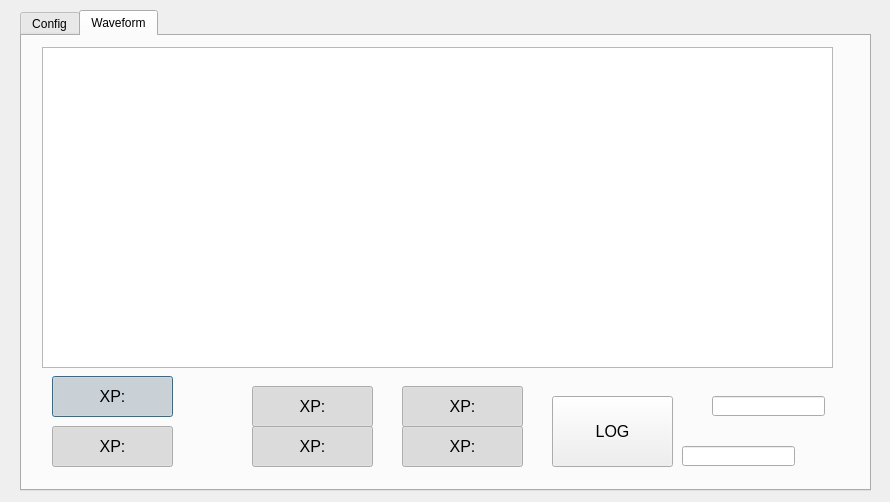
<?xml version="1.0" encoding="UTF-8"?>
<ui version="4.0">
 <class>ModuleControl</class>
 <widget class="QDialog" name="ModuleControl">
  <property name="geometry">
   <rect>
    <x>0</x>
    <y>0</y>
    <width>890</width>
    <height>502</height>
   </rect>
  </property>
  <property name="windowTitle">
   <string>Dialog</string>
  </property>
  <widget class="QTabWidget" name="tabWidget">
   <property name="geometry">
    <rect>
     <x>20</x>
     <y>10</y>
     <width>851</width>
     <height>481</height>
    </rect>
   </property>
   <property name="currentIndex">
    <number>1</number>
   </property>
   <widget class="QWidget" name="tab">
    <attribute name="title">
     <string>Config</string>
    </attribute>
    <widget class="QLabel" name="label">
     <property name="geometry">
      <rect>
       <x>20</x>
       <y>20</y>
       <width>81</width>
       <height>16</height>
      </rect>
     </property>
     <property name="text">
      <string>Model Name</string>
     </property>
    </widget>
    <widget class="QListView" name="listView">
     <property name="geometry">
      <rect>
       <x>10</x>
       <y>70</y>
       <width>141</width>
       <height>181</height>
      </rect>
     </property>
    </widget>
    <widget class="QLabel" name="label_2">
     <property name="geometry">
      <rect>
       <x>20</x>
       <y>46</y>
       <width>81</width>
       <height>20</height>
      </rect>
     </property>
     <property name="text">
      <string>Common Config</string>
     </property>
    </widget>
    <widget class="QLabel" name="label_3">
     <property name="geometry">
      <rect>
       <x>20</x>
       <y>250</y>
       <width>81</width>
       <height>16</height>
      </rect>
     </property>
     <property name="text">
      <string>Device Config</string>
     </property>
    </widget>
    <widget class="QListView" name="listView_2">
     <property name="geometry">
      <rect>
       <x>10</x>
       <y>270</y>
       <width>141</width>
       <height>181</height>
      </rect>
     </property>
    </widget>
    <widget class="QLineEdit" name="lineEdit">
     <property name="geometry">
      <rect>
       <x>160</x>
       <y>70</y>
       <width>321</width>
       <height>181</height>
      </rect>
     </property>
    </widget>
    <widget class="QLineEdit" name="lineEdit_2">
     <property name="geometry">
      <rect>
       <x>160</x>
       <y>270</y>
       <width>321</width>
       <height>181</height>
      </rect>
     </property>
    </widget>
   </widget>
   <widget class="QWidget" name="tab_2">
    <attribute name="title">
     <string>Waveform</string>
    </attribute>
    <widget class="QGraphicsView" name="graphicsView">
     <property name="geometry">
      <rect>
       <x>20</x>
       <y>11</y>
       <width>791</width>
       <height>321</height>
      </rect>
     </property>
    </widget>
    <widget class="QStackedWidget" name="stackedWidget">
     <property name="geometry">
      <rect>
       <x>20</x>
       <y>340</y>
       <width>791</width>
       <height>101</height>
      </rect>
     </property>
     <property name="font">
      <font>
       <pointsize>12</pointsize>
      </font>
     </property>
     <widget class="QWidget" name="page">
      <widget class="QPushButton" name="pushButton">
       <property name="geometry">
        <rect>
         <x>10</x>
         <y>0</y>
         <width>121</width>
         <height>41</height>
        </rect>
       </property>
       <property name="text">
        <string>XP:</string>
       </property>
       <property name="checkable">
        <bool>true</bool>
       </property>
       <property name="checked">
        <bool>true</bool>
       </property>
      </widget>
      <widget class="QPushButton" name="pushButton_2">
       <property name="geometry">
        <rect>
         <x>10</x>
         <y>50</y>
         <width>121</width>
         <height>41</height>
        </rect>
       </property>
       <property name="text">
        <string>XP:</string>
       </property>
       <property name="checkable">
        <bool>true</bool>
       </property>
       <property name="checked">
        <bool>true</bool>
       </property>
      </widget>
      <widget class="QPushButton" name="pushButton_3">
       <property name="geometry">
        <rect>
         <x>210</x>
         <y>10</y>
         <width>121</width>
         <height>41</height>
        </rect>
       </property>
       <property name="text">
        <string>XP:</string>
       </property>
       <property name="checkable">
        <bool>true</bool>
       </property>
       <property name="checked">
        <bool>true</bool>
       </property>
      </widget>
      <widget class="QPushButton" name="pushButton_4">
       <property name="geometry">
        <rect>
         <x>210</x>
         <y>50</y>
         <width>121</width>
         <height>41</height>
        </rect>
       </property>
       <property name="text">
        <string>XP:</string>
       </property>
       <property name="checkable">
        <bool>true</bool>
       </property>
       <property name="checked">
        <bool>true</bool>
       </property>
      </widget>
      <widget class="QPushButton" name="pushButton_5">
       <property name="geometry">
        <rect>
         <x>360</x>
         <y>10</y>
         <width>121</width>
         <height>41</height>
        </rect>
       </property>
       <property name="text">
        <string>XP:</string>
       </property>
       <property name="checkable">
        <bool>true</bool>
       </property>
       <property name="checked">
        <bool>true</bool>
       </property>
      </widget>
      <widget class="QPushButton" name="pushButton_6">
       <property name="geometry">
        <rect>
         <x>360</x>
         <y>50</y>
         <width>121</width>
         <height>41</height>
        </rect>
       </property>
       <property name="text">
        <string>XP:</string>
       </property>
       <property name="checkable">
        <bool>true</bool>
       </property>
       <property name="checked">
        <bool>true</bool>
       </property>
      </widget>
      <widget class="QPushButton" name="pushButton_7">
       <property name="geometry">
        <rect>
         <x>510</x>
         <y>20</y>
         <width>121</width>
         <height>71</height>
        </rect>
       </property>
       <property name="text">
        <string>LOG</string>
       </property>
       <property name="checkable">
        <bool>true</bool>
       </property>
       <property name="checked">
        <bool>false</bool>
       </property>
      </widget>
      <widget class="QLineEdit" name="lineEdit_3">
       <property name="geometry">
        <rect>
         <x>670</x>
         <y>20</y>
         <width>113</width>
         <height>20</height>
        </rect>
       </property>
      </widget>
      <widget class="QLineEdit" name="lineEdit_4">
       <property name="geometry">
        <rect>
         <x>640</x>
         <y>70</y>
         <width>113</width>
         <height>20</height>
        </rect>
       </property>
      </widget>
     </widget>
     <widget class="QWidget" name="page_2"/>
    </widget>
   </widget>
  </widget>
 </widget>
 <resources/>
 <connections/>
</ui>
